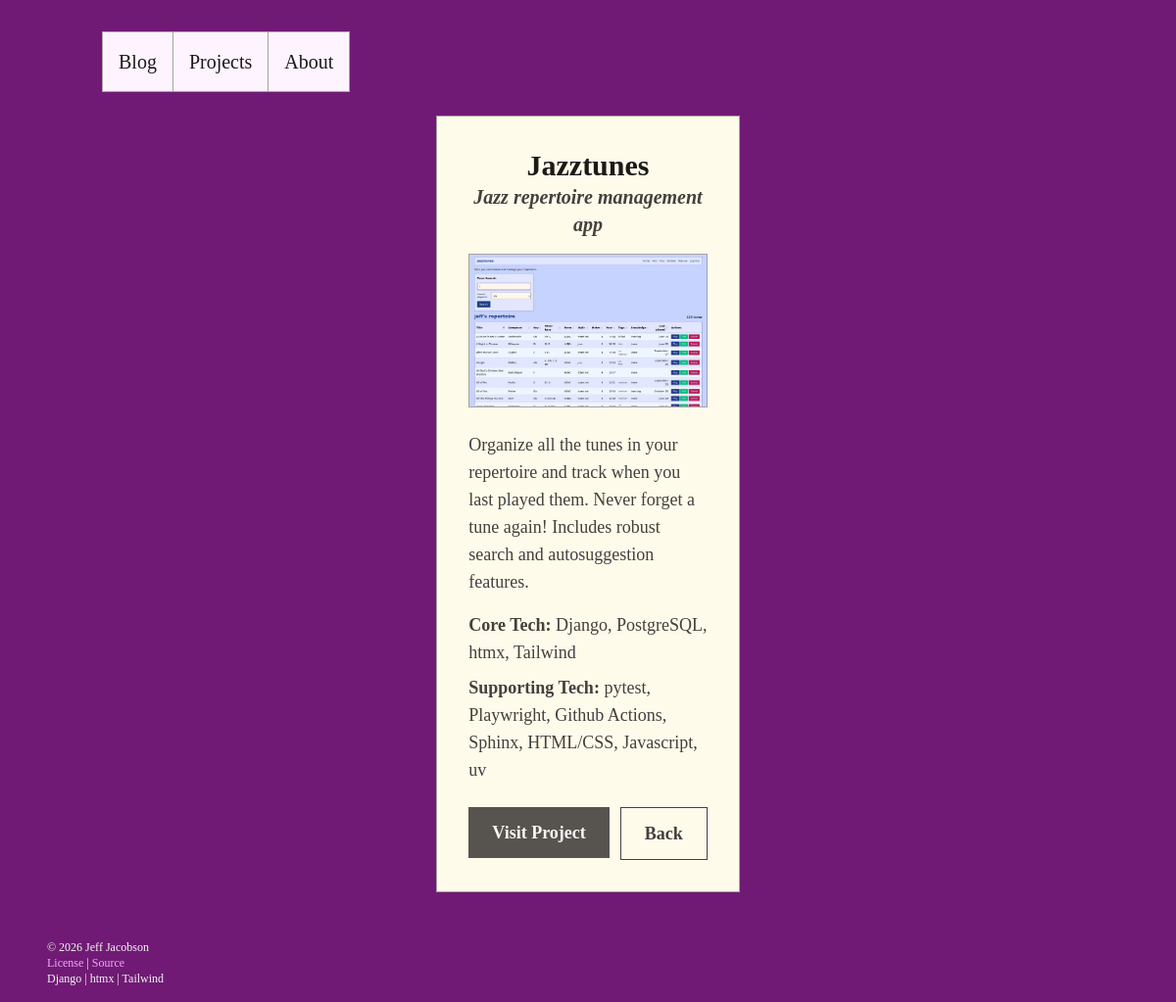
Page /1/ on the earlier database version.
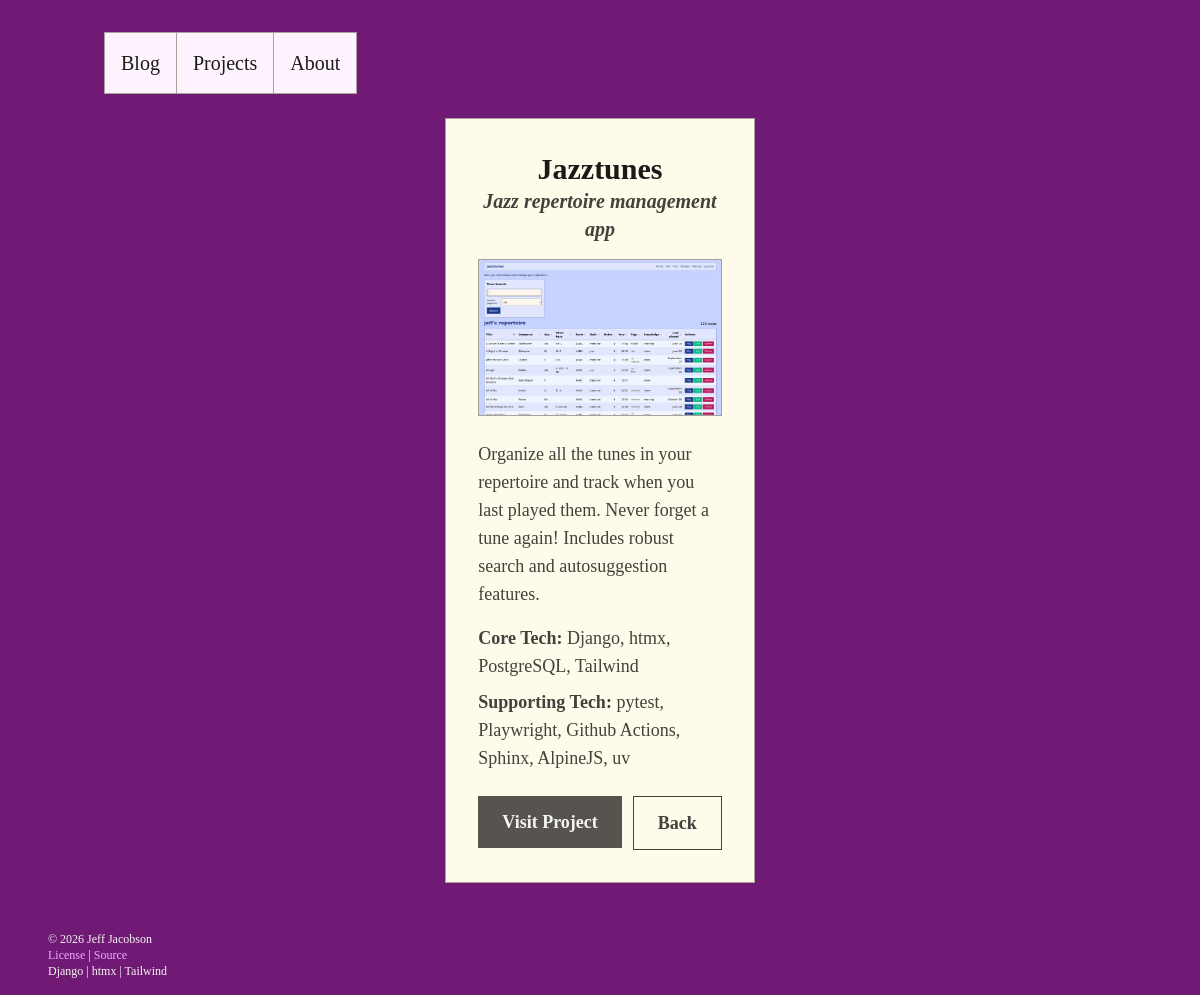
Same page on the later database version.
### portfolio/models.py (models this page shows, shortened)
class Project(models.Model):
    order = models.IntegerField(default=0)
    title = models.CharField(max_length=50)
    blurb = models.CharField(max_length=100, null=True, blank=True)
    description = models.TextField(default="Description goes here")
    core_tech = models.CharField(max_length=200, null=True, blank=True)
    supporting_tech = models.CharField(max_length=200, null=True, blank=True)
    url = models.URLField(null=True, blank=True)
    screenshot = models.CharField(max_length=100, null=True, blank=True)
    class Meta:
            ordering = ['order']

### portfolio/views.py (the view)
# urls.py: path('<int:pk>/', views.details, name="details"),
def details(request, pk):
    project = Project.objects.get(pk=pk)
    if request.headers.get('HX-Request'):
        return render(request, 'portfolio/_details.html', {'project': project})
    return render(
        request, "portfolio/index.html",
        {"projects": Project.objects.all(), "selected_project": project}
        )

### portfolio/templates/portfolio/index.html
{% extends "base.html" %}
{% block content %}
<div id="tab-content">
    {% if show_about %}
        {% include "portfolio/_about.html" %}
    {% elif selected_project %}
        {% include "portfolio/_details.html" with project=selected_project %}
    {% elif show_projects %}
        {% include "portfolio/_projects.html" %}
    {% elif selected_post %}
        {% include "blog/_post.html" with post=selected_post %}
    {% else %}
        {% include "blog/_blog.html" %}
    {% endif %}
</div>
{% endblock %}

### theme/templates/base.html (shortened to what this page needs)
{% load static tailwind_tags %}
<!DOCTYPE html>
<html lang="en">
	<head>
		{% tailwind_css %}
	</head>
	<body class="bg-fuchsia-900 font-serif leading-normal tracking-normal min-h-screen flex flex-col">
		<div class="flex-1 container mx-auto px-4 py-8">
			<nav class="bg-fuchsia-50 border border-stone-400 p-0 inline-flex overflow-hidden mb-3">
				<div
					data-tab="blog"
					hx-get="{% url 'blog' %}"
					hx-target="#tab-content"
					hx-swap="innerHTML"
					hx-trigger="click"
					hx-push-url="{% url 'blog' %}"
					class="flex-1 text-center text-stone-900 flex items-center justify-center cursor-pointer hover:bg-amber-100 p-4 text-xl"
				>
					<span>Blog</span>
				</div>
				<div
					data-tab="projects"
					hx-get="{% url 'projects' %}"
					hx-target="#tab-content"
					hx-swap="innerHTML"
					hx-trigger="click"
					hx-push-url="{% url 'projects' %}"
					class="flex-1 text-center text-stone-900 flex items-center justify-center cursor-pointer hover:bg-amber-100 p-4 text-xl"
				>
					<span>Projects</span>
				</div>
				<div
					data-tab="about"
					hx-get="{% url 'about' %}"
					hx-target="#tab-content"
					hx-swap="innerHTML"
					hx-trigger="click"
					hx-push-url="{% url 'about' %}"
					class="flex-1 text-center text-stone-900 items-center justify-center cursor-pointer hover:bg-amber-100 p-4 text-xl"
				>
					<span>About</span>
				</div>
			</nav>
			<div id="tab-content" class="flex-1 mt-3">
				{% block content %}
				{% endblock %}
			</div>
		</div>
		<footer class="p-4 ml-8">
			<p class="text-xs text-stone-100">
				© 2026 Jeff Jacobson
			</p>
			<p class="text-xs text-stone-100">
				<a href="https://github.com/jwjacobson/portfolio/blob/main/LICENSE"
				class="text-fuchsia-300 hover:text-fuchsia-400" target="_blank" rel="noopener noreferrer">
				License
				</a>
				|<a
				href="https://github.com/jwjacobson/portfolio"
				class="text-fuchsia-300 hover:text-fuchsia-400" target="_blank" rel="noopener noreferrer">
				Source
				</a>
			</p>
			<p class="text-xs text-stone-100">
				Django | htmx | Tailwind
			</p>
		</footer>
	</body>
</html>

### portfolio/templates/portfolio/_details.html
{% load static %}
<div id="tab-content">
  <div class="grid grid-cols-1 md:grid-cols-2 lg:grid-cols-3 gap-8">
    <div class="col-start-1 col-end-2 md:col-start-2 md:col-end-3 lg:col-start-2 lg:col-end-3">
      <div id="details-card" class="bg-amber-50 border border-stone-400 p-8">
        <h1 class="text-3xl font-bold text-center text-stone-900">{{ project.title }}</h1>
        <h2 class="text-xl font-bold text-center mb-4 text-stone-700"><em>{{ project.blurb }}</em></h2>
        <img
          src="{% static 'images/' %}{{ project.screenshot }}"
          alt="Screenshot of {{ project.title }}"
          class="w-full h-auto mb-6 border border-stone-400"
        >
        <p class="text-stone-700 text-lg my-4">{{ project.description }}</p>
        <p class="text-lg text-stone-700 mb-2">
          <strong>Core Tech:</strong> {{ project.core_tech }}
        </p>
        <p class="text-lg text-stone-700 mb-2">
          <strong>Supporting Tech:</strong> {{ project.supporting_tech }}
        </p>
        <div class="flex justify-between mt-6">
        {% if project.title == "Portfolio" %}
        <button disabled class="bg-stone-300 text-stone-400 text-lg font-bold py-3 px-6 cursor-not-allowed">
          Visit Project
        </button>
        {% else %}
        <a href="{{ project.url }}" target="_blank">
          <button class="bg-stone-600 hover:bg-fuchsia-700 text-stone-100 text-lg font-bold py-3 px-6">
            Visit Project
          </button>
        </a>
        {% endif %}
        <button
          class="bg-transparent hover:bg-fuchsia-700 text-lg hover:text-stone-100 text-stone-700 border border-stone-700 hover:border-orange-50 font-bold py-3 px-6"
          hx-get="{% url 'projects' %}"
          hx-target="#tab-content"
          hx-swap="innerHTML"
          hx-push-url="{% url 'projects' %}"
        >
          Back
        </button>
        </div>
      </div>
    </div>
  </div>
</div>

### theme/templates/base.html (style rules this page uses)
html { overflow-y: scroll; }

Differences in the rows shown:
changed Project "Jazztunes": core_tech "Django, PostgreSQL, htmx, Tailwind" → "Django, htmx, PostgreSQL, Tailwind"; supporting_tech "pytest, Playwright, Github Actions, Sphinx, HTML/CSS, Javascript, uv" → "pytest, Playwright, Github Actions, Sphinx, AlpineJS, uv"
